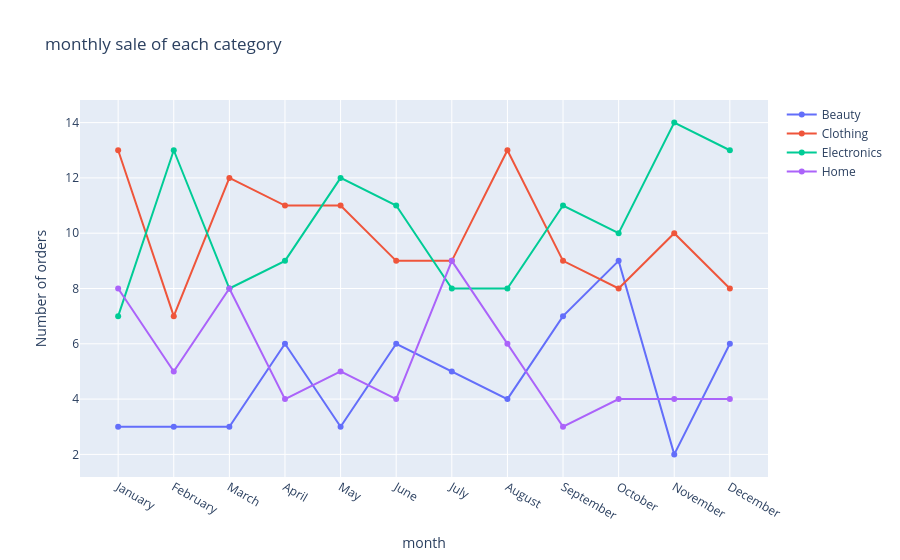

Notebook cell for this chart:
### Code cell
fig = go.Figure()

for category in req_year_ds['product_category'].unique():
    temp = req_year_ds[req_year_ds['product_category'] == category]

    fig.add_trace(go.Scatter(y=temp['order_id'], x=temp['month'], name=category))

fig.update_layout(title='monthly sale of each category', xaxis_title='month', yaxis_title='Number of orders')
fig.show()

### Figure 1 — Plotly figure (JSON) as saved in the notebook; plotly's stock layout.template omitted (floating-point values rounded to 4 significant figures)
{"data": [{"name": "Beauty", "type": "scatter", "x": ["January", "February", "March", "April", "May", "June", "July", "August", "September", "October", "November", "December"], "y": [3, 3, 3, 6, 3, 6, 5, 4, 7, 9, 2, 6]}, {"name": "Clothing", "type": "scatter", "x": ["January", "February", "March", "April", "May", "June", "July", "August", "September", "October", "November", "December"], "y": [13, 7, 12, 11, 11, 9, 9, 13, 9, 8, 10, 8]}, {"name": "Electronics", "type": "scatter", "x": ["January", "February", "March", "April", "May", "June", "July", "August", "September", "October", "November", "December"], "y": [7, 13, 8, 9, 12, 11, 8, 8, 11, 10, 14, 13]}, {"name": "Home", "type": "scatter", "x": ["January", "February", "March", "April", "May", "June", "July", "August", "September", "October", "November", "December"], "y": [8, 5, 8, 4, 5, 4, 9, 6, 3, 4, 4, 4]}], "layout": {"title": {"text": "monthly sale of each category"}, "xaxis": {"title": {"text": "month"}}, "yaxis": {"title": {"text": "Number of orders"}}}}
